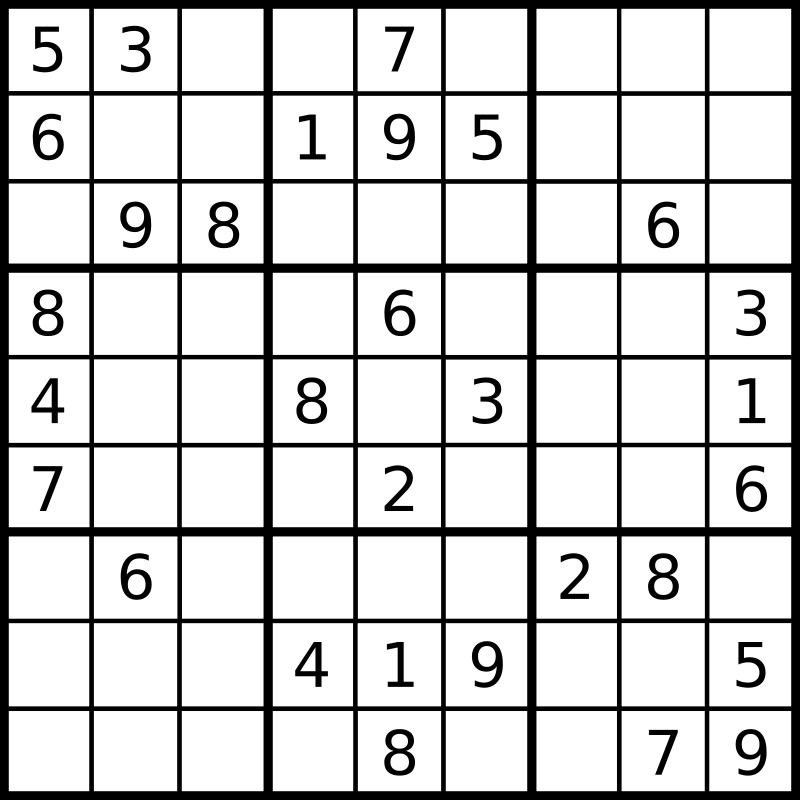
#> input picture images/sudoku1.png, 800 x 800 px
$ jupyter execute --allow-errors sudoku.ipynb   (Python 2 division)
#> lines starting #> are read from the running program, lines starting #| are printed output that depends on the picture; after the words box and inside, x2 and y2 are one past the last pixel; in counts of white or black regions, pixels touching at a corner belong together
# Sudoku Solver
- Used OpenCV tools to preprocess the image and extract the digits in the sudoku grid image
- Used SAT solver to solve the sudoku grid

[cell 1]
## standard imports
import tensorflow as tf
import cv2 as cv
import numpy as np
import operator
from z3 import *

## A CNN model to get digits from image

[cell 2]
def return_the_model():
    model = tf.keras.Sequential([

        tf.keras.layers.InputLayer(input_shape=(28, 28, 1)),

        tf.keras.layers.Conv2D(64, (2, 2), activation="relu", padding="same"),
        tf.keras.layers.MaxPooling2D((2, 2)),

        tf.keras.layers.Conv2D(128, (2, 2), activation="relu", padding="same"),
        tf.keras.layers.MaxPooling2D((2, 2)),

        tf.keras.layers.Conv2D(256, (2, 2), activation="relu", padding="same"),
        tf.keras.layers.MaxPooling2D((2, 2)),

        tf.keras.layers.Flatten(),

        tf.keras.layers.Dense(256, activation='relu'),
        tf.keras.layers.Dense(128, activation='relu'),
        tf.keras.layers.Dense(64, activation='relu'),
        tf.keras.layers.Dropout(0.2),
        tf.keras.layers.Dense(10, activation="softmax")
    ])

    model.compile(optimizer = 'adam', loss='categorical_crossentropy', metrics=['accuracy'])

    return model

#### Loading the dataset to train the CNN

#> (a cell that did not finish here is left out)

#> (a cell that did not finish here is left out)

#> (a cell that did not finish here is left out)

#> (a cell that did not finish here is left out)

#> (a cell that did not finish here is left out)

#### Training the model

#> (a cell that did not finish here is left out)

#> (a cell that did not finish here is left out)

#> (a cell that did not finish here is left out)

#> (a cell that did not finish here is left out)

## Preprocessing

[cell 12]
def preprocess_image(img):

  img_gray = cv.cvtColor(img, cv.COLOR_BGR2GRAY)                ## converting the image into grayscale
  blur = cv.GaussianBlur(img_gray, (9, 9), 0)                   ## blurring the image
  thresh = cv.adaptiveThreshold(blur, 255, cv.ADAPTIVE_THRESH_GAUSSIAN_C, cv.THRESH_BINARY, 11, 2) # thresholding it
  inverted = cv.bitwise_not(thresh, 0)                          ## inverting the image
  kernel = cv.getStructuringElement(cv.MORPH_RECT, (2, 2))      ## to get a kernel
  morph = cv.morphologyEx(inverted, cv.MORPH_OPEN, kernel)      ## morphing it to remove random noise
  result = cv.dilate(morph, kernel, iterations=1)               ## dilating the image to increase the border size
  return result

## Extracting the digits from image

### Utility functions

[cell 13]
## function to identify the corners of the grid

def corners_extreme(polygon, limit_fn, compare_fn):
    # limit_fn is the min or max function
    # compare_fn is the np.add or np.subtract function
    # if we are trying to find bottom left corner, we know that it will have the smallest (x - y) value
    section, _ = limit_fn(enumerate([compare_fn(pt[0][0], pt[0][1]) for pt in polygon]),
                          key=operator.itemgetter(1))

    return polygon[section][0][0], polygon[section][0][1]

[cell 14]
## function to label the sudoku grid

def markers_extreme(pts, original):
    cv.circle(original, pts, 5, (0, 255, 0), cv.FILLED)

[cell 15]
## function to get grid lines

def lines_of_grid(img, location, length=10):
    clone = img.copy()
    roworcol = clone.shape[location]   # location is 1 for horizontal and 0 for vertical
    size = roworcol // length         # to find distance between lines so as to get good grid size

    if location == 0:                   # to get structuring element depending upon whether it is horizontal or vertical
        kernel = cv.getStructuringElement(cv.MORPH_RECT, (1, size))
    else:
        kernel = cv.getStructuringElement(cv.MORPH_RECT, (size, 1))

    clone = cv.erode(clone, kernel)
    clone = cv.dilate(clone, kernel)

    return clone

[cell 16]
## function to draw lines, i.e, to draw grid lines

def draw_the_lines(img, lines):

    clone = img.copy()
    lines = np.squeeze(lines)

    for rho, theta in lines:
        a = np.cos(theta)
        b = np.sin(theta)
        x0 = a * rho
        y0 = b * rho
        x1 = int(x0 + 1000 * (-b))
        y1 = int(y0 + 1000 * a)
        x2 = int(x0 - 1000 * (-b))
        y2 = int(y0 - 1000 * a)
        cv.line(clone, (x1, y1), (x2, y2), (255, 255, 255), 4)
    return clone

[cell 17]
def cleanhelper(img):
    if np.isclose(img, 0).sum() / (img.shape[0] * img.shape[1]) >= 0.95:
        return np.zeros_like(img), False

    # if there is very little white in the region around the center, this means we got an edge accidently
    height, width = img.shape
    mid = width // 2
    if np.isclose(img[:, int(mid - width * 0.4):int(mid + width * 0.4)], 0).sum() / (2 * width * 0.4 * height) >= 0.90:
        return np.zeros_like(img), False

    # center image
    contours, _ = cv.findContours(img, cv.RETR_EXTERNAL, cv.CHAIN_APPROX_SIMPLE)
    contours = sorted(contours, key=cv.contourArea, reverse=True)
    x, y, w, h = cv.boundingRect(contours[0])

    startx = (width - w) // 2
    starty = (height - h) // 2
    newimg = np.zeros_like(img)
    newimg[starty:starty + h, startx:startx + w] = img[y:y + h, x:x + w]

    return newimg, True

[cell 18]
## function to get grid mask

def gridmask(vertical, horizontal):
    grid = cv.add(horizontal, vertical)    # combine the vertical and horizontal lines to make a grid

    # threshold and dilate the grid to cover more area
    grid = cv.adaptiveThreshold(grid, 255, cv.ADAPTIVE_THRESH_GAUSSIAN_C, cv.THRESH_BINARY, 235, 2)
    grid = cv.dilate(grid, cv.getStructuringElement(cv.MORPH_RECT, (3, 3)), iterations=2)

    pts = cv.HoughLines(grid, .3, np.pi / 90, 200)     # to find where lines are located

    lines = draw_the_lines(grid, pts)
    mask = cv.bitwise_not(lines)   # extracting the lines so that only numbers are left
    return mask

[cell 19]
# function to get grid lines

def get_the_gridlines(img, length=10):
    horizontal = lines_of_grid(img, 1, length)
    vertical = lines_of_grid(img, 0, length)
    return vertical, horizontal

[cell 20]
# function to find contours

def find_the_contours(img, original):

    contours, _ = cv.findContours(img, cv.RETR_EXTERNAL, cv.CHAIN_APPROX_SIMPLE)

    contours = sorted(contours, key=cv.contourArea, reverse=True)      # sorting the contours to get the largest polygon

    polygon = None

    # make sure this is the one we are looking for
    for cnt in contours:
        area = cv.contourArea(cnt)
        perimeter = cv.arcLength(cnt, closed=True)
        approx = cv.approxPolyDP(cnt, 0.01 * perimeter, closed=True)
        num_corners = len(approx)

        if num_corners == 4 and area > 1000:
            polygon = cnt
            break

    if polygon is not None:
        # find its extreme corners
        topleft = corners_extreme(polygon, min, np.add)  # has smallest (x + y) value
        topright = corners_extreme(polygon, max, np.subtract)  # has largest (x - y) value
        botleft = corners_extreme(polygon, min, np.subtract)  # has smallest (x - y) value
        botright = corners_extreme(polygon, max, np.add)  # has largest (x + y) value

        # if its not a square, we don't want it
        if botright[1] - topright[1] == 0:
            return []
        if not (0.95 < ((topright[0] - topleft[0]) / (botright[1] - topright[1])) < 1.05):
            return []

        cv.drawContours(original, [polygon], 0, (0, 0, 255), 3)

        # drawing corresponding circles just to make sure we had correctly identified it
        [markers_extreme(x, original) for x in [topleft, topright, botright, botleft]]

        return [topleft, topright, botright, botleft]

    return []

[cell 21]
# function to warp the image

def warp_the_image(corners, original):

    corners = np.array(corners, dtype='float32')
    topleft, topright, botright, botleft = corners

    # find the best side width, since we will be warping into a square, height = length
    width = int(max([
        np.linalg.norm(topright - botright),
        np.linalg.norm(topleft - botleft),
        np.linalg.norm(botright - botleft),
        np.linalg.norm(topleft - topright)
    ]))

    # creating an array with shows top_left, top_right, bot_left, bot_right
    mapping = np.array([[0, 0], [width - 1, 0], [width - 1, width - 1], [0, width - 1]], dtype='float32')

    matrix = cv.getPerspectiveTransform(corners, mapping)

    return cv.warpPerspective(original, matrix, (width, width)), matrix

[cell 22]
# function to split the warped image into squares

def split_into_squares(warpedimg):
    squares = []

    width = warpedimg.shape[0] // 9

    # finding each square by assuming they are of the same side
    for j in range(9):
        for i in range(9):
            p1 = (i * width, j * width)  # Top left corner of a bounding box
            p2 = ((i + 1) * width, (j + 1) * width)  # Bottom right corner of bounding box
            squares.append(warpedimg[p1[1]:p2[1], p1[0]:p2[0]])

    return squares

[cell 23]
## function to get images of digits if a digit is present
## the values are appended into a list

def clean_the_squares(squares):
    cleanedsquares = []

    for square in squares:
        newimg, isnumber = cleanhelper(square)
        if isnumber:      # if there is a non-zero number, appending the image to the list
            cleanedsquares.append(newimg)
        else:
            cleanedsquares.append(0)

    return cleanedsquares

[cell 24]
## function to recognise the digits

# [38 lines left out: function recognize_the_digits, not called in this run]

[cell 25]
# function to draw digits on the image

# [22 lines left out: function draw_the_digits_on_warped, not called in this run]

## Sudoku SAT Solver

[cell 26]
# [36 lines left out: function solve_the_puzzle, not called in this run]

[cell 27]
# [7 lines left out: function getinstance, not called in this run]

[cell 28]
sudokuimg = cv.imread('./images/sudoku1.png')
#> sudokuimg is the input picture: shape (800, 800, 3); min 0, max 255, mean 209.3
imgcorners = sudokuimg.copy()
cv.imshow('image', sudokuimg)
cv.waitKey(0)

[cell 29]
processedimg = preprocess_image(sudokuimg)
#> in preprocess_image, `thresh = cv.adaptiveThreshold(blur, 255, cv.ADAPTIVE_THRESH_GAUSSIAN_C..`:
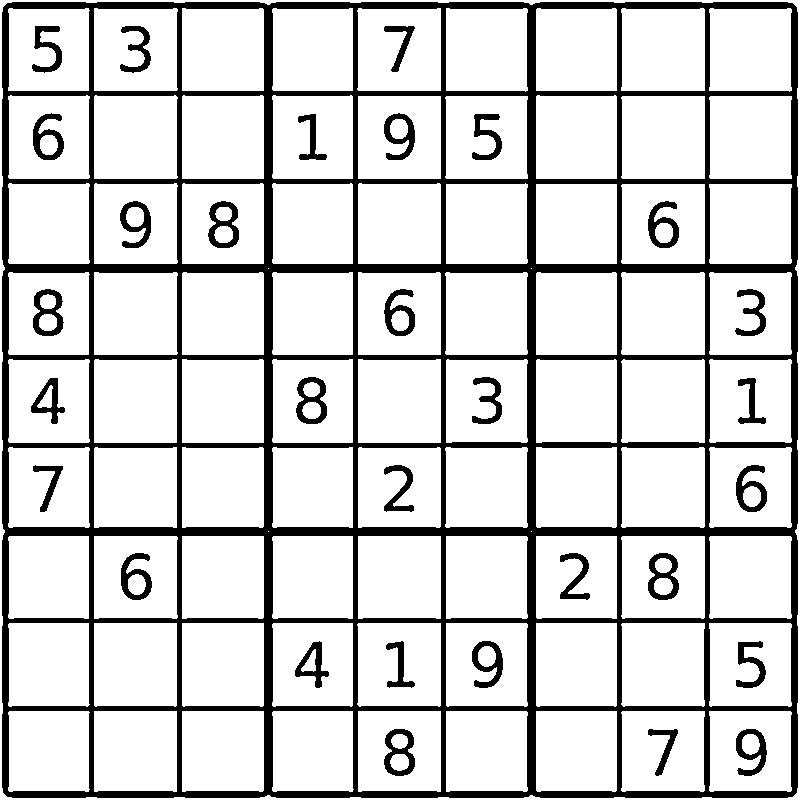
#> thresh: shape (800, 800); 82.6% white; 31 black regions, largest, box (x1, y1, x2, y2) and area: (2, 2, 798, 798) 93599, (296, 377, 327, 424) 716, (384, 729, 415, 776) 715
#> in preprocess_image, `result = cv.dilate(morph, kernel, iterations=1)`:
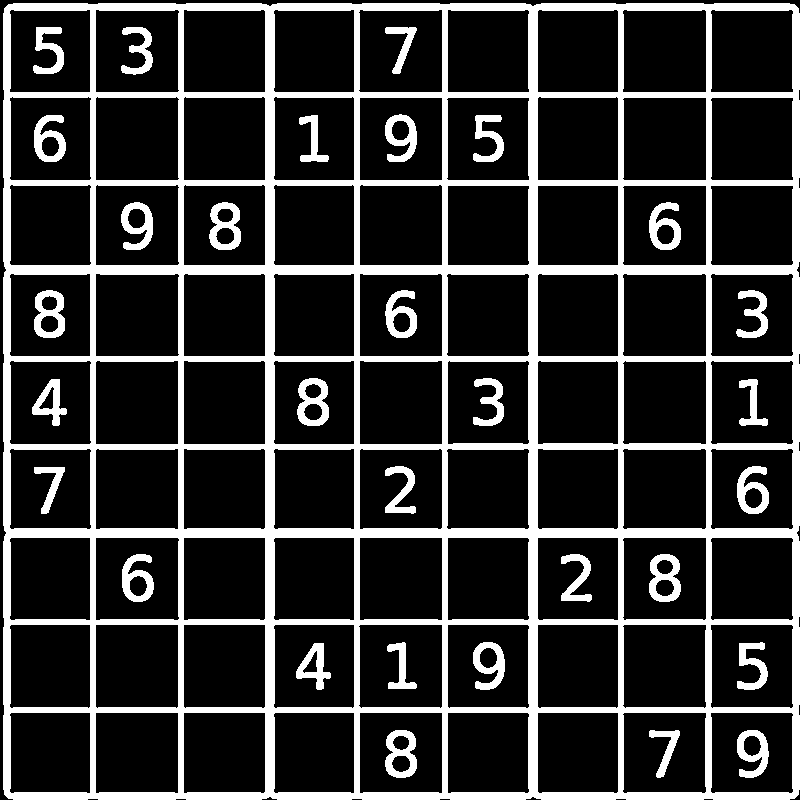
#> result: shape (800, 800); 20.4% white; 31 white regions
corners = find_the_contours(processedimg, imgcorners)
#> in find_the_contours, `contours, _ = cv.findContours(img, cv.RETR_EXTERNAL, cv.CHAIN_APPROX_S..`: contours = 1 contour; box (x1, y1, x2, y2) and area: (3, 3, 800, 800) 633100
#> the loop in find_the_contours, `for cnt in contours:` made 1 pass
#> (area, perimeter, approx, num_corners) on pass 1: (633100, 3209.7, [[8, 4], [4, 794], [794, 798], [798, 8]], 4)
#> in corners_extreme, `section, _ = limit_fn(enumerate([compare_fn(pt[0][0], pt[0][1]) for pt..`: section = 2
#> in find_the_contours, `topleft = corners_extreme(polygon, min, np.add)`: topleft = (8, 4)
#> in find_the_contours, `topright = corners_extreme(polygon, max, np.subtract)`: topright = (798, 8)
#> in find_the_contours, `botleft = corners_extreme(polygon, min, np.subtract)`: botleft = (4, 794)
#> in find_the_contours, `botright = corners_extreme(polygon, max, np.add)`: botright = (794, 798)
#> in find_the_contours, `cv.drawContours(original, [polygon], 0, (0, 0, 255), 3)`:
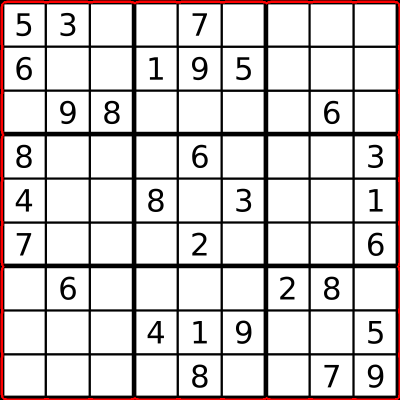
#> original: shape (800, 800, 3) (shown at 1/2 size); mean B, G, R 209.3, 209.3, 214.4
#> corners = [(8, 4), (798, 8), (794, 798), (4, 794)]

[cell 30]
cv.imshow('image', processedimg)
cv.waitKey(0)

#> (a cell that did not finish here is left out)

#> in warp_the_image, `corners = np.array(corners, dtype='float32')`: corners = [[8, 4], [798, 8], [794, 798], [4, 794]]
#> in warp_the_image, `topleft, topright, botright, botleft = corners`: topleft = [8, 4]; topright = [798, 8]; botright = [794, 798]; botleft = [4, 794]
#> in warp_the_image, `width = int(max([ np.linalg.norm(topright - botright), np.linalg.norm(..`: width = 790
#> in warp_the_image, `mapping = np.array([[0, 0], [width - 1, 0], [width - 1, width - 1], [0..`: mapping = [[0, 0], [789, 0], [789, 789], [0, 789]]
#> in warp_the_image, `matrix = cv.getPerspectiveTransform(corners, mapping)`: matrix = [[0.999, 0.00506, -8.01], [-0.00506, 0.999, -3.95], [5.13e-20, -1.42e-19, 1]]
#> `warped, matrix = warp_the_image(corners, sudokuimg)`:
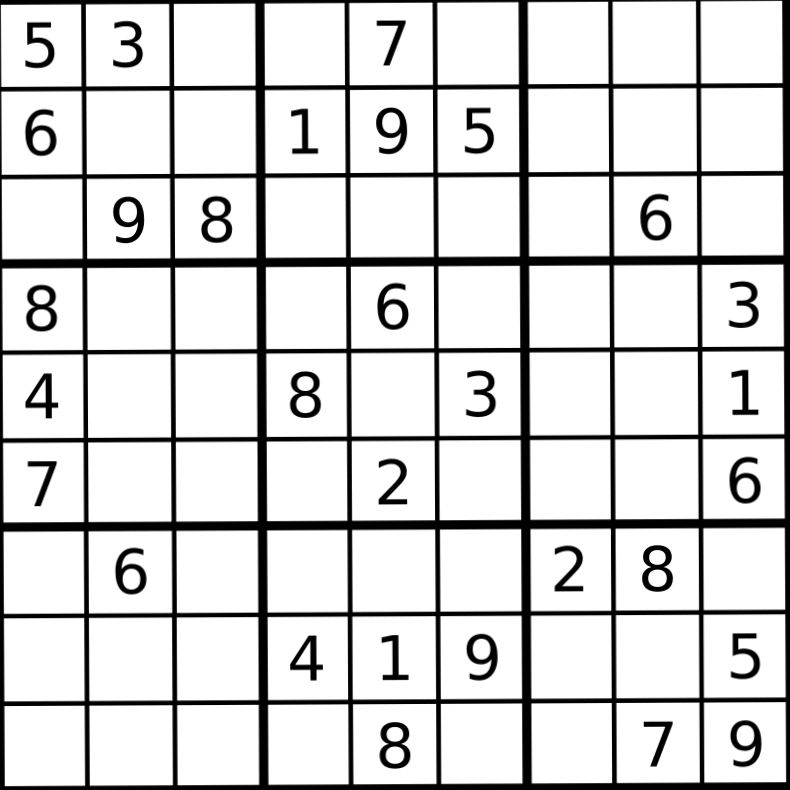
#> warped: shape (790, 790, 3); min 0, max 255, mean 214.1
    warpedprocessed = preprocess_image(warped)

    verticallines, horizontallines = get_the_gridlines(warpedprocessed)
    mask = gridmask(verticallines, horizontallines)
#> in gridmask, `grid = cv.dilate(grid, cv.getStructuringElement(cv.MORPH_RECT, (3, 3))..`:
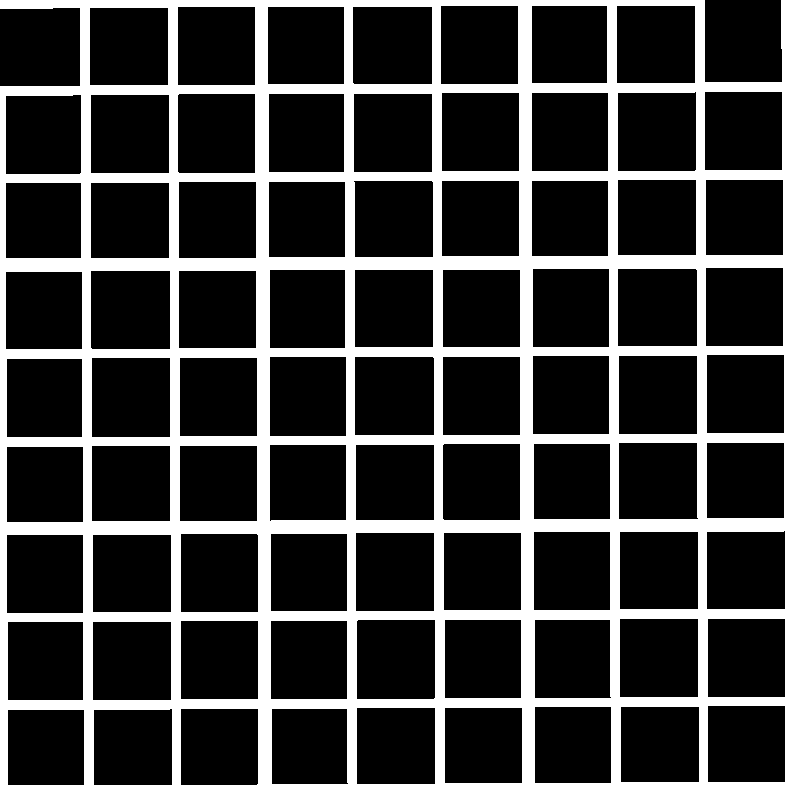
#> grid: shape (790, 790); 23.1% white; 1 white region, box (x1, y1, x2, y2) and area: (0, 0, 790, 790) 143948
#> in gridmask, `pts = cv.HoughLines(grid, .3, np.pi / 90, 200)`: pts = 244 rows, first 8: [84, 0], [84.9, 0], [86.1, 0], [87, 0], [87.9, 0], [89.1, 0], [171.9, 0], [173.1, 0]
#> in draw_the_lines, `lines = np.squeeze(lines)`: lines = 244 pairs, first value 0 to 789, second value 0 to 1.57
#> the loop in draw_the_lines, `for rho, theta in lines:` made 244 passes
#> (rho, x0, x1, x2) on passes 1 to 3: (84, 84, 84, 84), (84.9, 84.9, 84, 84), (86.1, 86.1, 86, 86)
#> after the loop in draw_the_lines, `for rho, theta in lines:`:
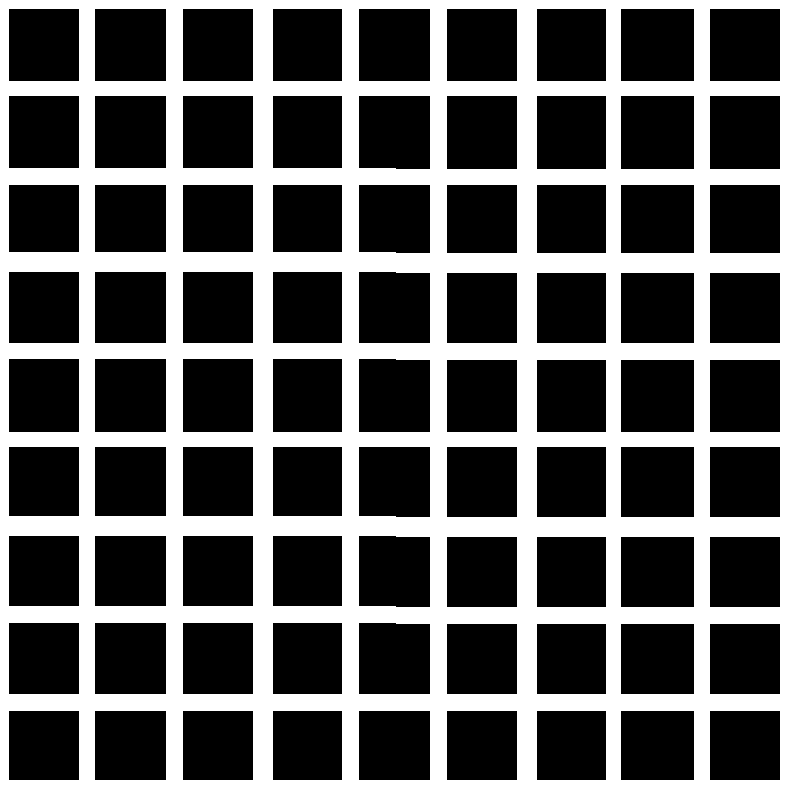
#> clone: shape (790, 790); 35.7% white; 1 white region, box (x1, y1, x2, y2) and area: (0, 0, 790, 790) 222778
#> `numbers = cv.bitwise_and(warpedprocessed, mask)`:
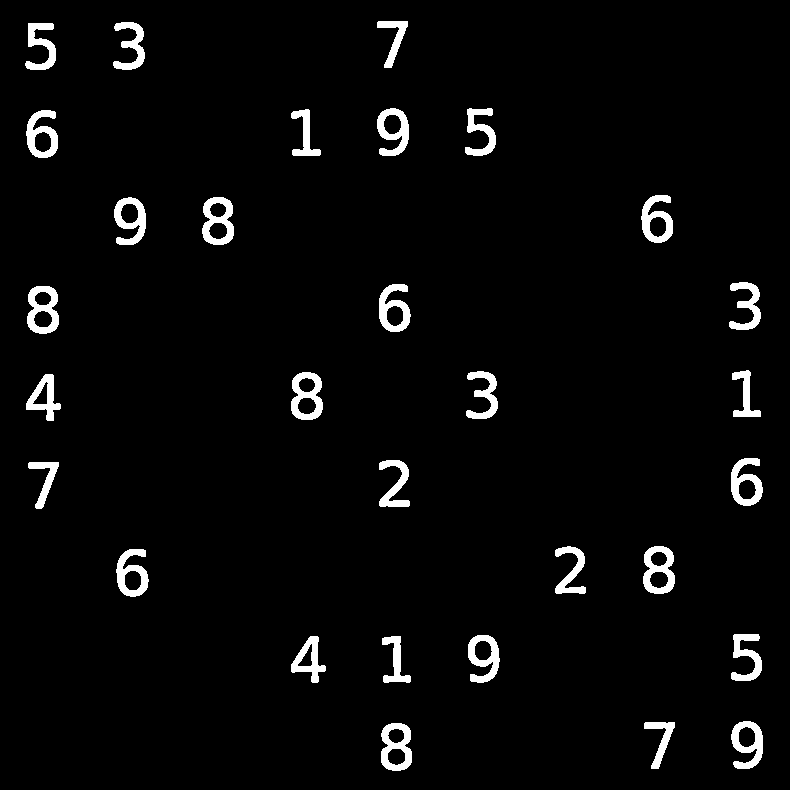
#> numbers: shape (790, 790); 3.5% white; 30 white regions, largest, box (x1, y1, x2, y2) and area: (27, 286, 59, 334) 880, (202, 197, 234, 245) 872, (291, 372, 323, 420) 870
    numbers = cv.bitwise_and(warpedprocessed, mask)

    squares = split_into_squares(numbers)
#> after the loop in split_into_squares, `for j in range(9):`: squares = 81 items

    squaresprocessed = clean_the_squares(squares)
#> the loop in clean_the_squares, `for square in squares:` made 81 passes
#> pass 1, in clean_the_squares, `newimg, isnumber = cleanhelper(square)`:
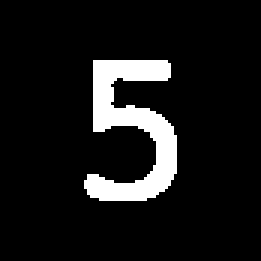
#> newimg: shape (87, 87) (shown 3 times larger); 9.4% white; 1 white region, box (x1, y1, x2, y2) and area: (28, 20, 59, 67) 714
#> pass 2, in clean_the_squares, `newimg, isnumber = cleanhelper(square)`:
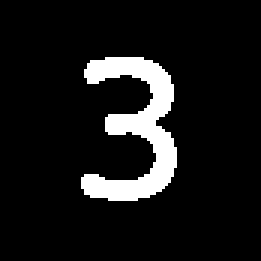
#> newimg: shape (87, 87) (shown 3 times larger); 9.3% white; 1 white region, box (x1, y1, x2, y2) and area: (27, 19, 59, 67) 704

    mymodel = return_the_model()
    squaresprediction = recognize_the_digits(squaresprocessed, mymodel)

    solvedpuzzle = sudoku.solve_wrapper(squares_guesses)
    instance = getinstance(squaresprediction)
    solvedpuzzle, checker = solve_the_puzzle(instance)
    if checker != 0:
        draw_the_digits_on_warped(warped, solvedpuzzle, squaresprocessed)
    else:
        print "Unsolvable Sudoku Puzzle"
